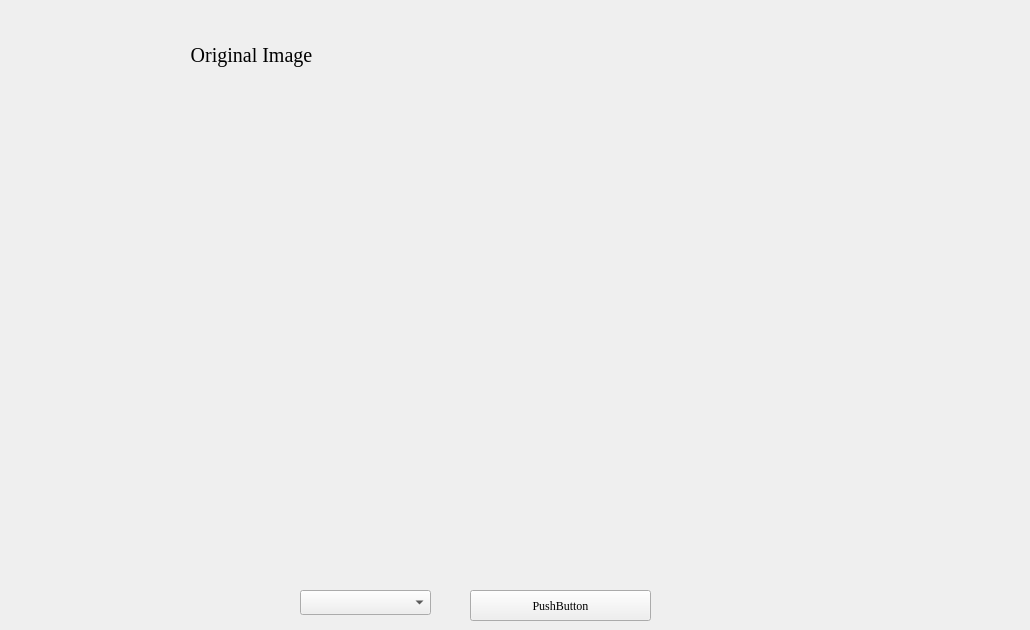
      <widget class="QWidget" name="page_16">
       <property name="font">
        <font>
         <family>Times New Roman</family>
        </font>
       </property>
       <widget class="QPushButton" name="pushButton_gn16">
        <property name="geometry">
         <rect>
          <x>470</x>
          <y>590</y>
          <width>181</width>
          <height>31</height>
         </rect>
        </property>
        <property name="text">
         <string>PushButton</string>
        </property>
       </widget>
       <widget class="QComboBox" name="comboBox_16">
        <property name="geometry">
         <rect>
          <x>300</x>
          <y>590</y>
          <width>131</width>
          <height>25</height>
         </rect>
        </property>
       </widget>
       <widget class="QWidget" name="layoutWidget">
        <property name="geometry">
         <rect>
          <x>0</x>
          <y>40</y>
          <width>1021</width>
          <height>541</height>
         </rect>
        </property>
        <layout class="QHBoxLayout" name="horizontalLayout_14">
         <property name="spacing">
          <number>15</number>
         </property>
         <property name="leftMargin">
          <number>0</number>
         </property>
         <property name="rightMargin">
          <number>0</number>
         </property>
         <item>
          <layout class="QVBoxLayout" name="verticalLayout_23">
           <item>
            <widget class="QLabel" name="label_165">
             <property name="minimumSize">
              <size>
               <width>0</width>
               <height>30</height>
              </size>
             </property>
             <property name="maximumSize">
              <size>
               <width>16777215</width>
               <height>30</height>
              </size>
             </property>
             <property name="font">
              <font>
               <family>Times New Roman</family>
               <pointsize>15</pointsize>
              </font>
             </property>
             <property name="text">
              <string>Original Image</string>
             </property>
             <property name="alignment">
              <set>Qt::AlignCenter</set>
             </property>
            </widget>
           </item>
           <item>
            <widget class="QLabel" name="label_tu_161">
             <property name="text">
              <string/>
             </property>
            </widget>
           </item>
          </layout>
         </item>
         <item>
          <layout class="QVBoxLayout" name="verticalLayout_24">
           <item>
            <widget class="QLabel" name="label_166">
             <property name="minimumSize">
              <size>
               <width>0</width>
               <height>30</height>
              </size>
             </property>
             <property name="maximumSize">
              <size>
               <width>16777215</width>
               <height>30</height>
              </size>
             </property>
             <property name="font">
              <font>
               <family>Times New Roman</family>
               <pointsize>15</pointsize>
              </font>
             </property>
             <property name="text">
              <string/>
             </property>
             <property name="alignment">
              <set>Qt::AlignCenter</set>
             </property>
            </widget>
           </item>
           <item>
            <widget class="QLabel" name="label_tu_162">
             <property name="text">
              <string/>
             </property>
            </widget>
           </item>
          </layout>
         </item>
        </layout>
       </widget>
      </widget>
